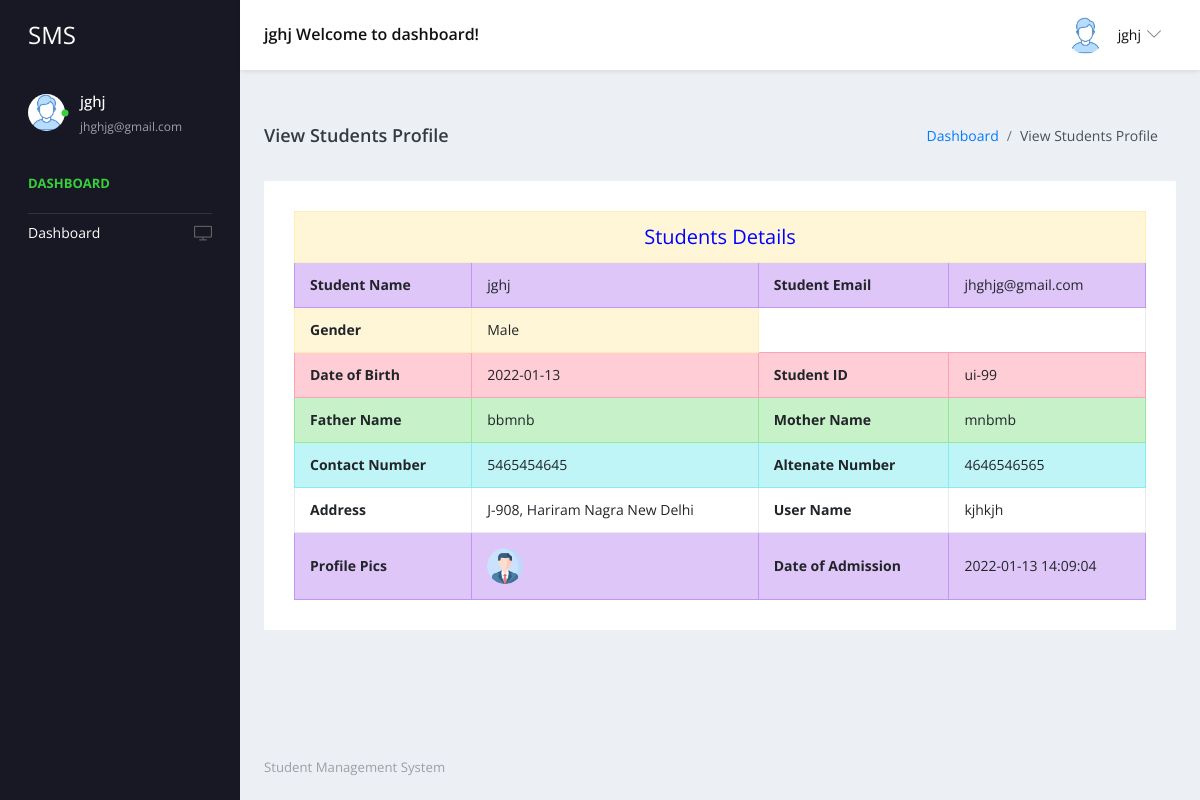
Screenshot of /studentms/user/student-profile.php (signed in) with the database file from the repository.
### tables this page shows
CREATE TABLE `tblstudent` (
  `ID` int(10) NOT NULL,
  `StudentName` varchar(200) DEFAULT NULL,
  `StudentEmail` varchar(200) DEFAULT NULL,
  `StudentClass` varchar(100) DEFAULT NULL,
  `Gender` varchar(50) DEFAULT NULL,
  `DOB` date DEFAULT NULL,
  `StuID` varchar(200) DEFAULT NULL,
  `FatherName` mediumtext DEFAULT NULL,
  `MotherName` mediumtext DEFAULT NULL,
  `ContactNumber` bigint(10) DEFAULT NULL,
  `AltenateNumber` bigint(10) DEFAULT NULL,
  `Address` mediumtext DEFAULT NULL,
  `UserName` varchar(200) DEFAULT NULL,
  `Password` varchar(200) DEFAULT NULL,
  `Image` varchar(200) DEFAULT NULL,
  `DateofAdmission` timestamp NULL DEFAULT current_timestamp()
);

### studentms/user/student-profile.php (the view, shortened to what this page needs)
<?php
include('includes/dbconnection.php');
if (strlen($_SESSION['sturecmsstuid']==0)) {
  header('location:logout.php');
  } else{
  ?>
<!DOCTYPE html>
<html lang="en">
  <head>
    <link rel="stylesheet" href="vendors/simple-line-icons/css/simple-line-icons.css">
    <link rel="stylesheet" href="vendors/flag-icon-css/css/flag-icon.min.css">
    <link rel="stylesheet" href="vendors/css/vendor.bundle.base.css">
    <link rel="stylesheet" href="vendors/select2/select2.min.css">
    <link rel="stylesheet" href="vendors/select2-bootstrap-theme/select2-bootstrap.min.css">
    <link rel="stylesheet" href="css/style.css" />
  </head>
  <body>
    <div class="container-scroller">
     <?php include_once('includes/header.php');?>
      <div class="container-fluid page-body-wrapper">
      <?php include_once('includes/sidebar.php');?>
        <div class="main-panel">
          <div class="content-wrapper">
            <div class="page-header">
              <h3 class="page-title"> View Students Profile </h3>
              <nav aria-label="breadcrumb">
                <ol class="breadcrumb">
                  <li class="breadcrumb-item"><a href="dashboard-u.php">Dashboard</a></li>
                  <li class="breadcrumb-item active" aria-current="page"> View Students Profile</li>
                </ol>
              </nav>
            </div>
            <div class="row">
              <div class="col-12 grid-margin stretch-card">
                <div class="card">
                  <div class="card-body">
                    <table border="1" class="table table-bordered mg-b-0">
                      <?php
$sid=$_SESSION['sturecmsstuid'];
$sql="SELECT tblstudent.StudentName,tblstudent.StudentEmail,tblstudent.StudentClass,tblstudent.Gender,tblstudent.DOB,tblstudent.StuID,tblstudent.FatherName,tblstudent.MotherName,tblstudent.ContactNumber,tblstudent.AltenateNumber,tblstudent.Address,tblstudent.UserName,tblstudent.Password,tblstudent.Image,tblstudent.DateofAdmission from tblstudent  where tblstudent.StuID=:sid";
$query = $dbh -> prepare($sql);
$query->bindParam(':sid',$sid,PDO::PARAM_STR);
$query->execute();
$results=$query->fetchAll(PDO::FETCH_OBJ);
$cnt=1;
if($query->rowCount() > 0)
{
foreach($results as $row)
{               ?>
 <tr align="center" class="table-warning">
<td colspan="4" style="font-size:20px;color:blue">
 Students Details</td></tr>
    <tr class="table-info">
    <th>Student Name</th>
    <td><?php  echo $row->StudentName;?></td>
     <th>Student Email</th>
    <td><?php  echo $row->StudentEmail;?></td>
  </tr>
  <tr class="table-warning">
     <th>Gender</th>
    <td><?php  echo $row->Gender;?></td>
  </tr>
  <tr class="table-danger">
    <th>Date of Birth</th>
    <td><?php  echo $row->DOB;?></td>
    <th>Student ID</th>
    <td><?php  echo $row->StuID;?></td>
  </tr>
  <tr class="table-success">
    <th>Father Name</th>
    <td><?php  echo $row->FatherName;?></td>
    <th>Mother Name</th>
    <td><?php  echo $row->MotherName;?></td>
  </tr>
  <tr class="table-primary">
    <th>Contact Number</th>
    <td><?php  echo $row->ContactNumber;?></td>
    <th>Altenate Number</th>
    <td><?php  echo $row->AltenateNumber;?></td>
  </tr>
  <tr class="table-progress">
    <th>Address</th>
    <td><?php  echo $row->Address;?></td>
    <th>User Name</th>
    <td><?php  echo $row->UserName;?></td>
  </tr>
   <tr class="table-info">
    <th>Profile Pics</th>
    <td><img src="../admin/images/<?php echo $row->Image;?>"></td>
    <th>Date of Admission</th>
    <td><?php  echo $row->DateofAdmission;?></td>
  </tr>
  <?php $cnt=$cnt+1;}} ?>
</table>
                  </div>
                </div>
              </div>
            </div>
          </div>
         <?php include_once('includes/footer.php');?>
        </div>
      </div>
    </div>
  </body>
</html><?php }  ?>

### studentms/user/includes/header.php (shortened to what this page needs)
 <nav class="navbar default-layout-navbar col-lg-12 col-12 p-0 fixed-top d-flex flex-row">
        <div class="navbar-brand-wrapper d-flex align-items-center">
          <a class="navbar-brand brand-logo" href="dashboard.php">
            <strong style="color: white;">SMS</strong>
          </a>
        </div>
        <?php
         $uid= $_SESSION['sturecmsuid'];
$sql="SELECT * from tblstudent where ID=:uid";
$query = $dbh -> prepare($sql);
$query->bindParam(':uid',$uid,PDO::PARAM_STR);
$query->execute();
$results=$query->fetchAll(PDO::FETCH_OBJ);
$cnt=1;
if($query->rowCount() > 0)
{
foreach($results as $row)
{               ?>
        <div class="navbar-menu-wrapper d-flex align-items-center flex-grow-1">
          <h5 class="mb-0 font-weight-medium d-none d-lg-flex"><?php  echo htmlentities($row->StudentName);?> Welcome to dashboard!</h5>
          <ul class="navbar-nav navbar-nav-right ml-auto">
            <li class="nav-item dropdown d-none d-xl-inline-flex user-dropdown">
              <a class="nav-link dropdown-toggle" id="UserDropdown" href="#" data-toggle="dropdown" aria-expanded="false">
                <img class="img-xs rounded-circle ml-2" src="images/faces/face8.jpg" alt="Profile image"> <span class="font-weight-normal"> <?php  echo htmlentities($row->StudentName);?> </span></a>
                  <p class="font-weight-light text-muted mb-0"><?php  echo htmlentities($row->StudentEmail);?></p><?php $cnt=$cnt+1;}} ?>
            </li>
          </ul>
        </div>
      </nav>

### studentms/user/includes/sidebar.php
<nav class="sidebar sidebar-offcanvas" id="sidebar">
          <ul class="nav">
            <li class="nav-item nav-profile">
              <a href="#" class="nav-link">
                <div class="profile-image">
                  <img class="img-xs rounded-circle" src="images/faces/face8.jpg" alt="profile image">
                  <div class="dot-indicator bg-success"></div>
                </div>
                <div class="text-wrapper">
                  <?php
         $uid= $_SESSION['sturecmsuid'];
$sql="SELECT * from tblstudent where ID=:uid";
$query = $dbh -> prepare($sql);
$query->bindParam(':uid',$uid,PDO::PARAM_STR);
$query->execute();
$results=$query->fetchAll(PDO::FETCH_OBJ);
$cnt=1;
if($query->rowCount() > 0)
{
foreach($results as $row)
{               ?>
                  <p class="profile-name"><?php  echo htmlentities($row->StudentName);?></p>
                  <p class="designation"><?php  echo htmlentities($row->StudentEmail);?></p><?php $cnt=$cnt+1;}} ?>
                </div>
              </a>
            </li>
            <li class="nav-item nav-category">
              <span class="nav-link">Dashboard</span>
            </li>
            <li class="nav-item">
              <a class="nav-link" href="dashboard-u.php">
                <span class="menu-title">Dashboard</span>
                <i class="icon-screen-desktop menu-icon"></i>
              </a>
            </li>
          </ul>
        </nav>

### rows the page displays
tblstudent: StudentName "jghj", StudentEmail "jhghjg@gmail.com", Gender "Male", DOB "2022-01-13", StuID "ui-99", FatherName "bbmnb", MotherName "mnbmb", ContactNumber "5465454645", AltenateNumber "4646546565", Address "J-908, Hariram Nagra New Delhi", UserName "kjhkjh", Image (picture), DateofAdmission "2022-01-13 14:09:04"
